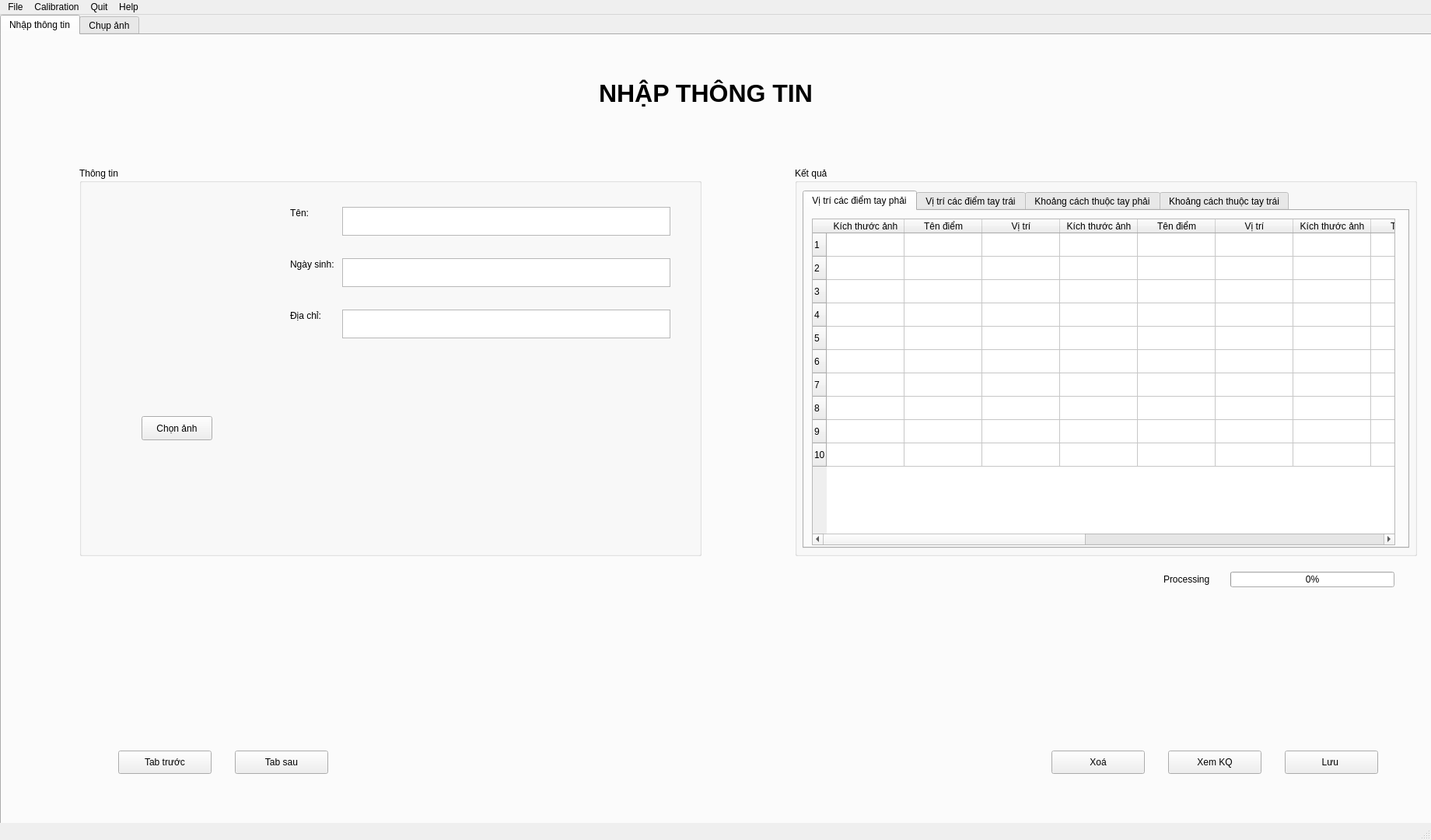
<?xml version="1.0" encoding="UTF-8"?>
<ui version="4.0">
 <class>MainWindow</class>
 <widget class="QMainWindow" name="MainWindow">
  <property name="geometry">
   <rect>
    <x>0</x>
    <y>0</y>
    <width>1840</width>
    <height>1080</height>
   </rect>
  </property>
  <property name="sizePolicy">
   <sizepolicy hsizetype="Fixed" vsizetype="Fixed">
    <horstretch>0</horstretch>
    <verstretch>0</verstretch>
   </sizepolicy>
  </property>
  <property name="windowTitle">
   <string>MainWindow</string>
  </property>
  <widget class="QWidget" name="centralwidget">
   <widget class="QTabWidget" name="tabWidget">
    <property name="geometry">
     <rect>
      <x>0</x>
      <y>0</y>
      <width>1920</width>
      <height>1080</height>
     </rect>
    </property>
    <property name="sizePolicy">
     <sizepolicy hsizetype="Fixed" vsizetype="Fixed">
      <horstretch>0</horstretch>
      <verstretch>0</verstretch>
     </sizepolicy>
    </property>
    <property name="currentIndex">
     <number>0</number>
    </property>
    <widget class="QWidget" name="tab_nhap_thong_tin">
     <attribute name="title">
      <string>Nhập thông tin</string>
     </attribute>
     <widget class="QGroupBox" name="groupBox">
      <property name="geometry">
       <rect>
        <x>100</x>
        <y>170</y>
        <width>800</width>
        <height>500</height>
       </rect>
      </property>
      <property name="toolTipDuration">
       <number>-1</number>
      </property>
      <property name="title">
       <string>Thông tin</string>
      </property>
      <property name="flat">
       <bool>false</bool>
      </property>
      <widget class="QLabel" name="label_5">
       <property name="geometry">
        <rect>
         <x>30</x>
         <y>50</y>
         <width>180</width>
         <height>240</height>
        </rect>
       </property>
       <property name="text">
        <string/>
       </property>
       <property name="pixmap">
        <pixmap>../images/bk1.png</pixmap>
       </property>
       <property name="scaledContents">
        <bool>true</bool>
       </property>
      </widget>
      <widget class="QPushButton" name="chonAnhBT">
       <property name="geometry">
        <rect>
         <x>80</x>
         <y>320</y>
         <width>91</width>
         <height>31</height>
        </rect>
       </property>
       <property name="text">
        <string>Chọn ảnh</string>
       </property>
      </widget>
      <widget class="QTextEdit" name="textEdit_2">
       <property name="geometry">
        <rect>
         <x>338</x>
         <y>117</y>
         <width>422</width>
         <height>37</height>
        </rect>
       </property>
       <property name="font">
        <font>
         <pointsize>12</pointsize>
        </font>
       </property>
      </widget>
      <widget class="QTextEdit" name="textEdit_16">
       <property name="geometry">
        <rect>
         <x>338</x>
         <y>51</y>
         <width>422</width>
         <height>37</height>
        </rect>
       </property>
       <property name="font">
        <font>
         <pointsize>12</pointsize>
        </font>
       </property>
      </widget>
      <widget class="QTextEdit" name="textEdit_3">
       <property name="geometry">
        <rect>
         <x>338</x>
         <y>183</y>
         <width>422</width>
         <height>37</height>
        </rect>
       </property>
       <property name="sizePolicy">
        <sizepolicy hsizetype="Expanding" vsizetype="Expanding">
         <horstretch>0</horstretch>
         <verstretch>0</verstretch>
        </sizepolicy>
       </property>
       <property name="font">
        <font>
         <pointsize>12</pointsize>
        </font>
       </property>
      </widget>
      <widget class="QLabel" name="label_7">
       <property name="geometry">
        <rect>
         <x>271</x>
         <y>117</y>
         <width>60</width>
         <height>16</height>
        </rect>
       </property>
       <property name="text">
        <string>Ngày sinh:</string>
       </property>
      </widget>
      <widget class="QLabel" name="label_6">
       <property name="geometry">
        <rect>
         <x>271</x>
         <y>51</y>
         <width>27</width>
         <height>16</height>
        </rect>
       </property>
       <property name="text">
        <string>Tên:</string>
       </property>
      </widget>
      <widget class="QLabel" name="label_8">
       <property name="geometry">
        <rect>
         <x>271</x>
         <y>183</y>
         <width>44</width>
         <height>16</height>
        </rect>
       </property>
       <property name="text">
        <string>Địa chỉ:</string>
       </property>
      </widget>
     </widget>
     <widget class="QGroupBox" name="groupBox_2">
      <property name="geometry">
       <rect>
        <x>1020</x>
        <y>170</y>
        <width>800</width>
        <height>500</height>
       </rect>
      </property>
      <property name="toolTipDuration">
       <number>-1</number>
      </property>
      <property name="title">
       <string>Kết quả</string>
      </property>
      <property name="flat">
       <bool>false</bool>
      </property>
      <widget class="QTabWidget" name="Tab_diem_va_ket_qua">
       <property name="geometry">
        <rect>
         <x>10</x>
         <y>30</y>
         <width>780</width>
         <height>460</height>
        </rect>
       </property>
       <property name="currentIndex">
        <number>0</number>
       </property>
       <widget class="QWidget" name="tab_1">
        <attribute name="title">
         <string>Vị trí các điểm tay phải</string>
        </attribute>
        <widget class="QTableWidget" name="bang_diem_tay_phai">
         <property name="geometry">
          <rect>
           <x>10</x>
           <y>10</y>
           <width>750</width>
           <height>420</height>
          </rect>
         </property>
         <property name="autoFillBackground">
          <bool>false</bool>
         </property>
         <property name="editTriggers">
          <set>QAbstractItemView::NoEditTriggers</set>
         </property>
         <row>
          <property name="text">
           <string>1</string>
          </property>
         </row>
         <row>
          <property name="text">
           <string>2</string>
          </property>
         </row>
         <row>
          <property name="text">
           <string>3</string>
          </property>
         </row>
         <row>
          <property name="text">
           <string>4</string>
          </property>
         </row>
         <row>
          <property name="text">
           <string>5</string>
          </property>
         </row>
         <row>
          <property name="text">
           <string>6</string>
          </property>
         </row>
         <row>
          <property name="text">
           <string>7</string>
          </property>
         </row>
         <row>
          <property name="text">
           <string>8</string>
          </property>
         </row>
         <row>
          <property name="text">
           <string>9</string>
          </property>
         </row>
         <row>
          <property name="text">
           <string>10</string>
          </property>
         </row>
         <column>
          <property name="text">
           <string>Kích thước ảnh</string>
          </property>
         </column>
         <column>
          <property name="text">
           <string>Tên điểm</string>
          </property>
         </column>
         <column>
          <property name="text">
           <string>Vị trí</string>
          </property>
         </column>
         <column>
          <property name="text">
           <string>Kích thước ảnh</string>
          </property>
         </column>
         <column>
          <property name="text">
           <string>Tên điểm</string>
          </property>
         </column>
         <column>
          <property name="text">
           <string>Vị trí</string>
          </property>
         </column>
         <column>
          <property name="text">
           <string>Kích thước ảnh</string>
          </property>
         </column>
         <column>
          <property name="text">
           <string>Tên điểm</string>
          </property>
         </column>
         <column>
          <property name="text">
           <string>Vị trí</string>
          </property>
         </column>
         <column>
          <property name="text">
           <string>Kích thước ảnh</string>
          </property>
         </column>
         <column>
          <property name="text">
           <string>Tên điểm</string>
          </property>
         </column>
         <column>
          <property name="text">
           <string>Vị trí</string>
          </property>
         </column>
         <column>
          <property name="text">
           <string>Kích thước ảnh</string>
          </property>
         </column>
         <column>
          <property name="text">
           <string>Tên điểm</string>
          </property>
         </column>
         <column>
          <property name="text">
           <string>Vị trí</string>
          </property>
         </column>
        </widget>
       </widget>
       <widget class="QWidget" name="tab_2">
        <attribute name="title">
         <string>Vị trí các điểm tay trái</string>
        </attribute>
        <widget class="QTableWidget" name="bang_diem_tay_trai">
         <property name="geometry">
          <rect>
           <x>10</x>
           <y>10</y>
           <width>750</width>
           <height>420</height>
          </rect>
         </property>
         <property name="autoFillBackground">
          <bool>false</bool>
         </property>
         <property name="editTriggers">
          <set>QAbstractItemView::NoEditTriggers</set>
         </property>
         <row>
          <property name="text">
           <string>1</string>
          </property>
         </row>
         <row>
          <property name="text">
           <string>2</string>
          </property>
         </row>
         <row>
          <property name="text">
           <string>3</string>
          </property>
         </row>
         <row>
          <property name="text">
           <string>4</string>
          </property>
         </row>
         <row>
          <property name="text">
           <string>5</string>
          </property>
         </row>
         <row>
          <property name="text">
           <string>6</string>
          </property>
         </row>
         <row>
          <property name="text">
           <string>7</string>
          </property>
         </row>
         <row>
          <property name="text">
           <string>8</string>
          </property>
         </row>
         <row>
          <property name="text">
           <string>9</string>
          </property>
         </row>
         <row>
          <property name="text">
           <string>10</string>
          </property>
         </row>
         <column>
          <property name="text">
           <string>Kích thước ảnh</string>
          </property>
         </column>
         <column>
          <property name="text">
           <string>Tên điểm</string>
          </property>
         </column>
         <column>
          <property name="text">
           <string>Vị trí</string>
          </property>
         </column>
         <column>
          <property name="text">
           <string>Kích thước ảnh</string>
          </property>
         </column>
         <column>
          <property name="text">
           <string>Tên điểm</string>
          </property>
         </column>
         <column>
          <property name="text">
           <string>Vị trí</string>
          </property>
         </column>
         <column>
          <property name="text">
           <string>Kích thước ảnh</string>
          </property>
         </column>
         <column>
          <property name="text">
           <string>Tên điểm</string>
          </property>
         </column>
         <column>
          <property name="text">
           <string>Vị trí</string>
          </property>
         </column>
         <column>
          <property name="text">
           <string>Kích thước ảnh</string>
          </property>
         </column>
         <column>
          <property name="text">
           <string>Tên điểm</string>
          </property>
         </column>
         <column>
          <property name="text">
           <string>Vị trí</string>
          </property>
         </column>
         <column>
          <property name="text">
           <string>Kích thước ảnh</string>
          </property>
         </column>
         <column>
          <property name="text">
           <string>Tên điểm</string>
          </property>
         </column>
         <column>
          <property name="text">
           <string>Vị trí</string>
          </property>
         </column>
        </widget>
       </widget>
       <widget class="QWidget" name="tab_3">
        <attribute name="title">
         <string>Khoảng cách thuộc tay phải</string>
        </attribute>
        <widget class="QTableWidget" name="bang_khoang_cach_tay_phai">
         <property name="geometry">
          <rect>
           <x>10</x>
           <y>10</y>
           <width>750</width>
           <height>420</height>
          </rect>
         </property>
         <property name="autoFillBackground">
          <bool>false</bool>
         </property>
         <property name="editTriggers">
          <set>QAbstractItemView::NoEditTriggers</set>
         </property>
         <row>
          <property name="text">
           <string>1</string>
          </property>
         </row>
         <row>
          <property name="text">
           <string>2</string>
          </property>
         </row>
         <row>
          <property name="text">
           <string>3</string>
          </property>
         </row>
         <row>
          <property name="text">
           <string>4</string>
          </property>
         </row>
         <row>
          <property name="text">
           <string>5</string>
          </property>
         </row>
         <row>
          <property name="text">
           <string>6</string>
          </property>
         </row>
         <row>
          <property name="text">
           <string>7</string>
          </property>
         </row>
         <row>
          <property name="text">
           <string>8</string>
          </property>
         </row>
         <row>
          <property name="text">
           <string>9</string>
          </property>
         </row>
         <row>
          <property name="text">
           <string>10</string>
          </property>
         </row>
         <column>
          <property name="text">
           <string>Kích thước ảnh</string>
          </property>
         </column>
         <column>
          <property name="text">
           <string>Tên</string>
          </property>
         </column>
         <column>
          <property name="text">
           <string>Khoảng cách</string>
          </property>
         </column>
         <column>
          <property name="text">
           <string>Kích thước ảnh</string>
          </property>
         </column>
         <column>
          <property name="text">
           <string>Tên</string>
          </property>
         </column>
         <column>
          <property name="text">
           <string>Khoảng cách</string>
          </property>
         </column>
         <column>
          <property name="text">
           <string>Kích thước ảnh</string>
          </property>
         </column>
         <column>
          <property name="text">
           <string>Tên</string>
          </property>
         </column>
         <column>
          <property name="text">
           <string>Khoảng cách</string>
          </property>
         </column>
         <column>
          <property name="text">
           <string>Kích thước ảnh</string>
          </property>
         </column>
         <column>
          <property name="text">
           <string>Tên</string>
          </property>
         </column>
         <column>
          <property name="text">
           <string>Khoảng cách</string>
          </property>
         </column>
        </widget>
       </widget>
       <widget class="QWidget" name="tab_4">
        <attribute name="title">
         <string>Khoảng cách thuộc tay trái</string>
        </attribute>
        <widget class="QTableWidget" name="bang_khoang_cach_tay_trai">
         <property name="geometry">
          <rect>
           <x>10</x>
           <y>10</y>
           <width>750</width>
           <height>420</height>
          </rect>
         </property>
         <property name="autoFillBackground">
          <bool>false</bool>
         </property>
         <property name="editTriggers">
          <set>QAbstractItemView::NoEditTriggers</set>
         </property>
         <row>
          <property name="text">
           <string>1</string>
          </property>
         </row>
         <row>
          <property name="text">
           <string>2</string>
          </property>
         </row>
         <row>
          <property name="text">
           <string>3</string>
          </property>
         </row>
         <row>
          <property name="text">
           <string>4</string>
          </property>
         </row>
         <row>
          <property name="text">
           <string>5</string>
          </property>
         </row>
         <row>
          <property name="text">
           <string>6</string>
          </property>
         </row>
         <row>
          <property name="text">
           <string>7</string>
          </property>
         </row>
         <row>
          <property name="text">
           <string>8</string>
          </property>
         </row>
         <row>
          <property name="text">
           <string>9</string>
          </property>
         </row>
         <row>
          <property name="text">
           <string>10</string>
          </property>
         </row>
         <column>
          <property name="text">
           <string>Kích thước ảnh</string>
          </property>
         </column>
         <column>
          <property name="text">
           <string>Tên</string>
          </property>
         </column>
         <column>
          <property name="text">
           <string>Khoảng cách</string>
          </property>
         </column>
         <column>
          <property name="text">
           <string>Kích thước ảnh</string>
          </property>
         </column>
         <column>
          <property name="text">
           <string>Tên</string>
          </property>
         </column>
         <column>
          <property name="text">
           <string>Khoảng cách</string>
          </property>
         </column>
         <column>
          <property name="text">
           <string>Kích thước ảnh</string>
          </property>
         </column>
         <column>
          <property name="text">
           <string>Tên</string>
          </property>
         </column>
         <column>
          <property name="text">
           <string>Khoảng cách</string>
          </property>
         </column>
         <column>
          <property name="text">
           <string>Kích thước ảnh</string>
          </property>
         </column>
         <column>
          <property name="text">
           <string>Tên</string>
          </property>
         </column>
         <column>
          <property name="text">
           <string>Khoảng cách</string>
          </property>
         </column>
        </widget>
       </widget>
      </widget>
     </widget>
     <widget class="QPushButton" name="XemKQBT">
      <property name="geometry">
       <rect>
        <x>1500</x>
        <y>920</y>
        <width>120</width>
        <height>30</height>
       </rect>
      </property>
      <property name="text">
       <string>Xem KQ</string>
      </property>
     </widget>
     <widget class="QPushButton" name="pushButton_7">
      <property name="geometry">
       <rect>
        <x>1650</x>
        <y>920</y>
        <width>120</width>
        <height>30</height>
       </rect>
      </property>
      <property name="text">
       <string>Lưu </string>
      </property>
     </widget>
     <widget class="QPushButton" name="tabTruocBT_2">
      <property name="geometry">
       <rect>
        <x>150</x>
        <y>920</y>
        <width>120</width>
        <height>30</height>
       </rect>
      </property>
      <property name="text">
       <string>Tab trước</string>
      </property>
     </widget>
     <widget class="QPushButton" name="tabSauBT_2">
      <property name="geometry">
       <rect>
        <x>300</x>
        <y>920</y>
        <width>120</width>
        <height>30</height>
       </rect>
      </property>
      <property name="text">
       <string>Tab sau</string>
      </property>
     </widget>
     <widget class="QLabel" name="label">
      <property name="geometry">
       <rect>
        <x>768</x>
        <y>51</y>
        <width>362</width>
        <height>48</height>
       </rect>
      </property>
      <property name="font">
       <font>
        <pointsize>24</pointsize>
        <weight>75</weight>
        <bold>true</bold>
       </font>
      </property>
      <property name="text">
       <string>NHẬP THÔNG TIN</string>
      </property>
     </widget>
     <widget class="QPushButton" name="xoaBT">
      <property name="geometry">
       <rect>
        <x>1350</x>
        <y>920</y>
        <width>120</width>
        <height>30</height>
       </rect>
      </property>
      <property name="text">
       <string>Xoá</string>
      </property>
     </widget>
     <widget class="QProgressBar" name="progressBar">
      <property name="geometry">
       <rect>
        <x>1580</x>
        <y>690</y>
        <width>211</width>
        <height>20</height>
       </rect>
      </property>
      <property name="value">
       <number>0</number>
      </property>
     </widget>
     <widget class="QLabel" name="label_2">
      <property name="geometry">
       <rect>
        <x>1494</x>
        <y>690</y>
        <width>71</width>
        <height>20</height>
       </rect>
      </property>
      <property name="text">
       <string>Processing</string>
      </property>
     </widget>
     <zorder>label</zorder>
     <zorder>groupBox</zorder>
     <zorder>groupBox_2</zorder>
     <zorder>XemKQBT</zorder>
     <zorder>pushButton_7</zorder>
     <zorder>tabTruocBT_2</zorder>
     <zorder>tabSauBT_2</zorder>
     <zorder>xoaBT</zorder>
     <zorder>progressBar</zorder>
     <zorder>label_2</zorder>
    </widget>
    <widget class="QWidget" name="tab_chup_anh">
     <attribute name="title">
      <string>Chụp ảnh</string>
     </attribute>
     <widget class="QGroupBox" name="groupBox_3">
      <property name="geometry">
       <rect>
        <x>20</x>
        <y>310</y>
        <width>411</width>
        <height>111</height>
       </rect>
      </property>
      <property name="title">
       <string>Điều chỉnh ngưỡng</string>
      </property>
      <widget class="QWidget" name="layoutWidget">
       <property name="geometry">
        <rect>
         <x>10</x>
         <y>60</y>
         <width>381</width>
         <height>31</height>
        </rect>
       </property>
       <layout class="QHBoxLayout" name="horizontalLayout_6">
        <item>
         <widget class="QSlider" name="nguongSlider">
          <property name="minimum">
           <number>0</number>
          </property>
          <property name="maximum">
           <number>255</number>
          </property>
          <property name="value">
           <number>65</number>
          </property>
          <property name="sliderPosition">
           <number>65</number>
          </property>
          <property name="orientation">
           <enum>Qt::Horizontal</enum>
          </property>
         </widget>
        </item>
        <item>
         <widget class="QDoubleSpinBox" name="nguongDSB">
          <property name="decimals">
           <number>0</number>
          </property>
          <property name="minimum">
           <double>0.000000000000000</double>
          </property>
          <property name="maximum">
           <double>254.000000000000000</double>
          </property>
          <property name="value">
           <double>65.000000000000000</double>
          </property>
         </widget>
        </item>
       </layout>
      </widget>
      <widget class="QLabel" name="doSangLB_3">
       <property name="geometry">
        <rect>
         <x>10</x>
         <y>30</y>
         <width>377</width>
         <height>16</height>
        </rect>
       </property>
       <property name="text">
        <string>Ngưỡng tách nền</string>
       </property>
       <property name="alignment">
        <set>Qt::AlignCenter</set>
       </property>
      </widget>
     </widget>
     <widget class="QGroupBox" name="cameraOptionGB">
      <property name="geometry">
       <rect>
        <x>20</x>
        <y>30</y>
        <width>411</width>
        <height>261</height>
       </rect>
      </property>
      <property name="title">
       <string>Chọn Camera</string>
      </property>
      <widget class="QWidget" name="verticalLayoutWidget_3">
       <property name="geometry">
        <rect>
         <x>10</x>
         <y>50</y>
         <width>381</width>
         <height>191</height>
        </rect>
       </property>
       <layout class="QVBoxLayout" name="verticalLayout_6">
        <item>
         <layout class="QHBoxLayout" name="horizontalLayout_9">
          <item>
           <layout class="QHBoxLayout" name="horizontalLayout_8">
            <item>
             <layout class="QGridLayout" name="gridLayout">
              <item row="0" column="0">
               <widget class="QLabel" name="chonCameraLB">
                <property name="text">
                 <string>Chọn camera:</string>
                </property>
               </widget>
              </item>
              <item row="0" column="1">
               <widget class="QComboBox" name="chonCamCB">
                <item>
                 <property name="text">
                  <string>Tắt</string>
                 </property>
                </item>
                <item>
                 <property name="text">
                  <string>Camera 0</string>
                 </property>
                </item>
                <item>
                 <property name="text">
                  <string>Camera 1</string>
                 </property>
                </item>
               </widget>
              </item>
              <item row="1" column="0">
               <widget class="QLabel" name="chonKenhLB">
                <property name="text">
                 <string>Chọn kênh:</string>
                </property>
               </widget>
              </item>
              <item row="1" column="1">
               <widget class="QComboBox" name="chonKenhCB">
                <item>
                 <property name="text">
                  <string>RGB</string>
                 </property>
                </item>
                <item>
                 <property name="text">
                  <string>Grayscale</string>
                 </property>
                </item>
               </widget>
              </item>
             </layout>
            </item>
            <item>
             <spacer name="horizontalSpacer_3">
              <property name="orientation">
               <enum>Qt::Horizontal</enum>
              </property>
              <property name="sizeHint" stdset="0">
               <size>
                <width>40</width>
                <height>20</height>
               </size>
              </property>
             </spacer>
            </item>
            <item>
             <layout class="QGridLayout" name="gridLayout_2">
              <item row="1" column="0">
               <widget class="QRadioButton" name="smallScreenRB">
                <property name="text">
                 <string>Màn hình nhỏ</string>
                </property>
                <property name="checked">
                 <bool>true</bool>
                </property>
               </widget>
              </item>
              <item row="2" column="0">
               <widget class="QRadioButton" name="orginalScreenRB">
                <property name="text">
                 <string>Màn hình gốc</string>
                </property>
               </widget>
              </item>
             </layout>
            </item>
           </layout>
          </item>
         </layout>
        </item>
        <item>
         <layout class="QVBoxLayout" name="verticalLayout">
          <item>
           <widget class="QLabel" name="doSangLB">
            <property name="text">
             <string>Độ sáng</string>
            </property>
            <property name="alignment">
             <set>Qt::AlignCenter</set>
            </property>
           </widget>
          </item>
          <item>
           <layout class="QHBoxLayout" name="horizontalLayout">
            <item>
             <widget class="QSlider" name="BrightnessSlider">
              <property name="minimum">
               <number>-50</number>
              </property>
              <property name="maximum">
               <number>50</number>
              </property>
              <property name="sliderPosition">
               <number>0</number>
              </property>
              <property name="orientation">
               <enum>Qt::Horizontal</enum>
              </property>
             </widget>
            </item>
            <item>
             <widget class="QDoubleSpinBox" name="doSangDSB">
              <property name="decimals">
               <number>0</number>
              </property>
              <property name="minimum">
               <double>-50.000000000000000</double>
              </property>
              <property name="maximum">
               <double>50.000000000000000</double>
              </property>
              <property name="value">
               <double>0.000000000000000</double>
              </property>
             </widget>
            </item>
           </layout>
          </item>
          <item>
           <widget class="QLabel" name="doSangLB_2">
            <property name="text">
             <string>Độ tương phản</string>
            </property>
            <property name="alignment">
             <set>Qt::AlignCenter</set>
            </property>
           </widget>
          </item>
          <item>
           <layout class="QHBoxLayout" name="horizontalLayout_4">
            <item>
             <widget class="QSlider" name="ContrastSlider">
              <property name="minimum">
               <number>-50</number>
              </property>
              <property name="maximum">
               <number>50</number>
              </property>
              <property name="sliderPosition">
               <number>0</number>
              </property>
              <property name="orientation">
               <enum>Qt::Horizontal</enum>
              </property>
             </widget>
            </item>
            <item>
             <widget class="QDoubleSpinBox" name="doTuongPhanDSB">
              <property name="decimals">
               <number>0</number>
              </property>
              <property name="minimum">
               <double>-50.000000000000000</double>
              </property>
              <property name="maximum">
               <double>50.000000000000000</double>
              </property>
              <property name="value">
               <double>0.000000000000000</double>
              </property>
             </widget>
            </item>
           </layout>
          </item>
         </layout>
        </item>
       </layout>
      </widget>
     </widget>
     <widget class="QGroupBox" name="groupBox_4">
      <property name="geometry">
       <rect>
        <x>20</x>
        <y>450</y>
        <width>411</width>
        <height>121</height>
       </rect>
      </property>
      <property name="title">
       <string>Tuỳ chọn</string>
      </property>
      <widget class="QWidget" name="layoutWidget_2">
       <property name="geometry">
        <rect>
         <x>30</x>
         <y>40</y>
         <width>341</width>
         <height>61</height>
        </rect>
       </property>
       <layout class="QGridLayout" name="gridLayout_3">
        <item row="2" column="0">
         <widget class="QRadioButton" name="hienduongbaoQRB">
          <property name="text">
           <string>Hiện đường bao</string>
          </property>
         </widget>
        </item>
        <item row="1" column="0">
         <widget class="QRadioButton" name="tatduongbaoQRB">
          <property name="text">
           <string>Tắt đường bao</string>
          </property>
          <property name="checked">
           <bool>true</bool>
          </property>
         </widget>
        </item>
       </layout>
      </widget>
     </widget>
     <widget class="QGroupBox" name="groupBox_5">
      <property name="geometry">
       <rect>
        <x>20</x>
        <y>600</y>
        <width>411</width>
        <height>121</height>
       </rect>
      </property>
      <property name="title">
       <string>Chọn màn hình</string>
      </property>
      <widget class="QWidget" name="layoutWidget_5">
       <property name="geometry">
        <rect>
         <x>30</x>
         <y>30</y>
         <width>341</width>
         <height>31</height>
        </rect>
       </property>
       <layout class="QHBoxLayout" name="horizontalLayout_10">
        <item>
         <widget class="QLabel" name="chonCameraLB_2">
          <property name="text">
           <string>Chọn màn hình</string>
          </property>
         </widget>
        </item>
        <item>
         <widget class="QComboBox" name="choManHinhCB">
          <item>
           <property name="text">
            <string>Tự động</string>
           </property>
          </item>
          <item>
           <property name="text">
            <string>2:3 (1080 x 720) </string>
           </property>
          </item>
          <item>
           <property name="text">
            <string>16:9 (960 x 540) </string>
           </property>
          </item>
          <item>
           <property name="text">
            <string>16:9 (640 x 360) </string>
           </property>
          </item>
          <item>
           <property name="text">
            <string>4:3 (960 x 720) </string>
           </property>
          </item>
          <item>
           <property name="text">
            <string>4:3 (640 x 480) </string>
           </property>
          </item>
         </widget>
        </item>
       </layout>
      </widget>
      <widget class="QWidget" name="layoutWidget_9">
       <property name="geometry">
        <rect>
         <x>30</x>
         <y>70</y>
         <width>341</width>
         <height>31</height>
        </rect>
       </property>
       <layout class="QHBoxLayout" name="horizontalLayout_11">
        <item>
         <widget class="QLabel" name="chonCameraLB_3">
          <property name="text">
           <string>Điều chỉnh hướng</string>
          </property>
         </widget>
        </item>
        <item>
         <widget class="QComboBox" name="chonDieuHuongCB">
          <item>
           <property name="text">
            <string>Không</string>
           </property>
          </item>
          <item>
           <property name="text">
            <string>Lật</string>
           </property>
          </item>
          <item>
           <property name="text">
            <string>Đảo ngược</string>
           </property>
          </item>
          <item>
           <property name="text">
            <string>Xoay 90 độ sang trái</string>
           </property>
          </item>
          <item>
           <property name="text">
            <string>Xoay 90 độ sang phải</string>
           </property>
          </item>
         </widget>
        </item>
       </layout>
      </widget>
     </widget>
     <widget class="QPushButton" name="xemKetQuaBT">
      <property name="geometry">
       <rect>
        <x>1500</x>
        <y>920</y>
        <width>120</width>
        <height>30</height>
       </rect>
      </property>
      <property name="text">
       <string>Xem ảnh kết quả</string>
      </property>
     </widget>
     <widget class="QPushButton" name="tabSauBT">
      <property name="geometry">
       <rect>
        <x>300</x>
        <y>920</y>
        <width>120</width>
        <height>30</height>
       </rect>
      </property>
      <property name="text">
       <string>Tab sau</string>
      </property>
     </widget>
     <widget class="QPushButton" name="chupBT">
      <property name="geometry">
       <rect>
        <x>1650</x>
        <y>920</y>
        <width>120</width>
        <height>30</height>
       </rect>
      </property>
      <property name="text">
       <string>Chụp</string>
      </property>
     </widget>
     <widget class="QPushButton" name="tabTruocBT">
      <property name="geometry">
       <rect>
        <x>150</x>
        <y>920</y>
        <width>120</width>
        <height>30</height>
       </rect>
      </property>
      <property name="text">
       <string>Tab trước</string>
      </property>
     </widget>
     <widget class="QGroupBox" name="groupBox_6">
      <property name="geometry">
       <rect>
        <x>449</x>
        <y>30</y>
        <width>1381</width>
        <height>840</height>
       </rect>
      </property>
      <property name="title">
       <string>Camera</string>
      </property>
      <widget class="QLabel" name="anhMauLB">
       <property name="geometry">
        <rect>
         <x>1120</x>
         <y>30</y>
         <width>240</width>
         <height>320</height>
        </rect>
       </property>
       <property name="text">
        <string/>
       </property>
       <property name="pixmap">
        <pixmap>../images/bantayngua.png</pixmap>
       </property>
       <property name="scaledContents">
        <bool>true</bool>
       </property>
      </widget>
      <widget class="QLabel" name="label_3">
       <property name="geometry">
        <rect>
         <x>1210</x>
         <y>360</y>
         <width>55</width>
         <height>16</height>
        </rect>
       </property>
       <property name="text">
        <string>Ảnh mẫu</string>
       </property>
      </widget>
      <widget class="QLabel" name="cameraLB">
       <property name="geometry">
        <rect>
         <x>20</x>
         <y>30</y>
         <width>1080</width>
         <height>720</height>
        </rect>
       </property>
       <property name="text">
        <string/>
       </property>
       <property name="pixmap">
        <pixmap>../images/mau_ngua_ban_tay.png</pixmap>
       </property>
       <property name="scaledContents">
        <bool>false</bool>
       </property>
       <property name="alignment">
        <set>Qt::AlignCenter</set>
       </property>
      </widget>
      <widget class="QLabel" name="noteLB">
       <property name="geometry">
        <rect>
         <x>20</x>
         <y>760</y>
         <width>1340</width>
         <height>61</height>
        </rect>
       </property>
       <property name="text">
        <string/>
       </property>
      </widget>
     </widget>
     <widget class="QGroupBox" name="groupBox_7">
      <property name="geometry">
       <rect>
        <x>20</x>
        <y>750</y>
        <width>411</width>
        <height>121</height>
       </rect>
      </property>
      <property name="title">
       <string>Chọn chế độ chụp</string>
      </property>
      <widget class="QWidget" name="layoutWidget_8">
       <property name="geometry">
        <rect>
         <x>30</x>
         <y>40</y>
         <width>341</width>
         <height>61</height>
        </rect>
       </property>
       <layout class="QGridLayout" name="gridLayout_9">
        <item row="1" column="0">
         <widget class="QRadioButton" name="tuDongQRB">
          <property name="text">
           <string>Tự động</string>
          </property>
          <property name="checked">
           <bool>true</bool>
          </property>
         </widget>
        </item>
        <item row="2" column="0">
         <widget class="QRadioButton" name="thuCongQRB">
          <property name="text">
           <string>Thủ công</string>
          </property>
         </widget>
        </item>
       </layout>
      </widget>
     </widget>
     <widget class="QPushButton" name="luiBT">
      <property name="geometry">
       <rect>
        <x>1050</x>
        <y>920</y>
        <width>120</width>
        <height>30</height>
       </rect>
      </property>
      <property name="text">
       <string>Lùi</string>
      </property>
     </widget>
     <widget class="QPushButton" name="tienBT">
      <property name="geometry">
       <rect>
        <x>1200</x>
        <y>920</y>
        <width>120</width>
        <height>30</height>
       </rect>
      </property>
      <property name="text">
       <string>Tiến</string>
      </property>
     </widget>
     <widget class="QPushButton" name="resetBT">
      <property name="geometry">
       <rect>
        <x>1350</x>
        <y>920</y>
        <width>120</width>
        <height>30</height>
       </rect>
      </property>
      <property name="text">
       <string>Reset</string>
      </property>
     </widget>
    </widget>
   </widget>
  </widget>
  <widget class="QStatusBar" name="statusbar"/>
  <widget class="QMenuBar" name="menubar">
   <property name="geometry">
    <rect>
     <x>0</x>
     <y>0</y>
     <width>1840</width>
     <height>26</height>
    </rect>
   </property>
   <widget class="QMenu" name="menuFile">
    <property name="title">
     <string>File</string>
    </property>
   </widget>
   <widget class="QMenu" name="menuCalibration">
    <property name="title">
     <string>Calibration</string>
    </property>
   </widget>
   <widget class="QMenu" name="menuQuit">
    <property name="title">
     <string>Quit</string>
    </property>
   </widget>
   <widget class="QMenu" name="menuHelp">
    <property name="title">
     <string>Help</string>
    </property>
   </widget>
   <addaction name="menuFile"/>
   <addaction name="menuCalibration"/>
   <addaction name="menuQuit"/>
   <addaction name="menuHelp"/>
  </widget>
 </widget>
 <resources/>
 <connections/>
</ui>
